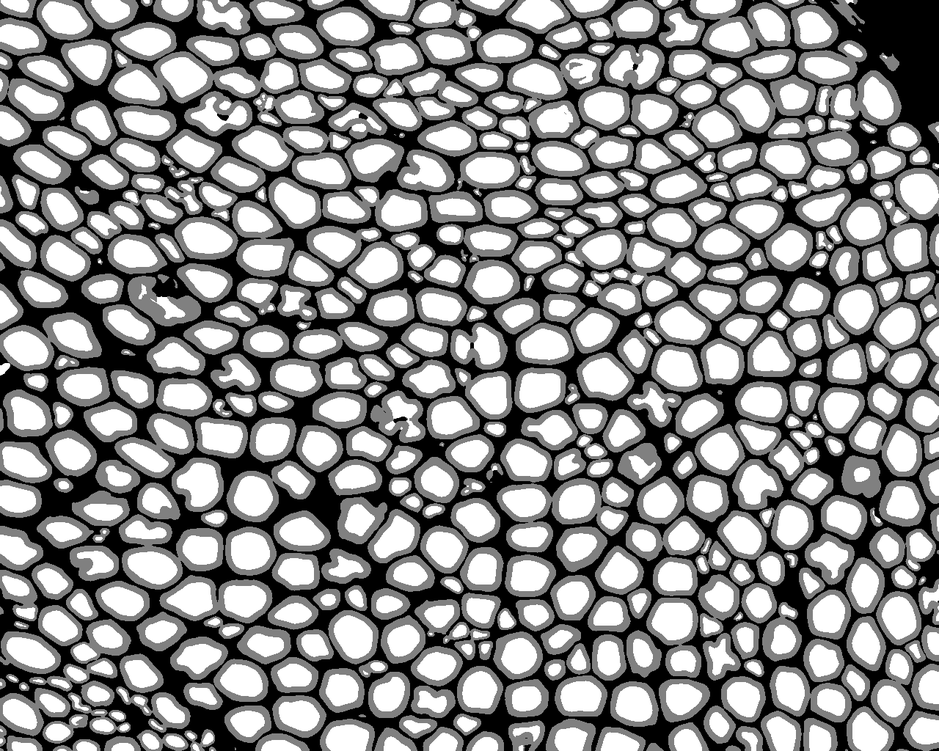
#> input picture Charles Image DA Seg/Segmented/21G-20_40X_15_0007.tif, 939 x 751 px, shrunk from 1280 x 1024 before the run, found by its file name
$ jupyter execute morphometrics.ipynb
#> lines starting #> are read from the running program, lines starting #| are printed output that depends on the picture; after the words box and inside, x2 and y2 are one past the last pixel; in counts of white or black regions, pixels touching at a corner belong together
[cell 1]
import matplotlib.pyplot as plt
import numpy as np
from skimage import (
    color, feature, filters, measure, morphology, segmentation, util
)
import cv2
from skimage.filters import threshold_otsu
from skimage.segmentation import clear_border
from skimage.measure import label, regionprops, regionprops_table
from skimage.morphology import closing, square
from skimage.color import label2rgb
import plotly
import plotly.express as px
import plotly.graph_objects as go
import math
import pandas as pd
from napari_simpleitk_image_processing import threshold_otsu, touching_objects_labeling, gaussian_blur
from pyclesperanto_prototype import imshow
from skimage.segmentation import watershed
from skimage.feature import peak_local_max
from scipy import ndimage as ndi
from skimage.feature import canny
from skimage.filters import rank

[cell 2]
img_path = r"D:\Research\Isaacs Lab\DeepAxon\Charles Image DA Seg\Segmented\21G-20_40X_15_0007.tif"
img = cv2.imread(img_path)
#> img is the input picture: shape (751, 939, 3); min 0, max 255, mean 141.3
img = cv2.cvtColor(img, cv2.COLOR_BGR2GRAY)
#> img: shape (751, 939)
plt.imshow(img)

[cell 3]
axon = cv2.inRange(img, 200, 256)
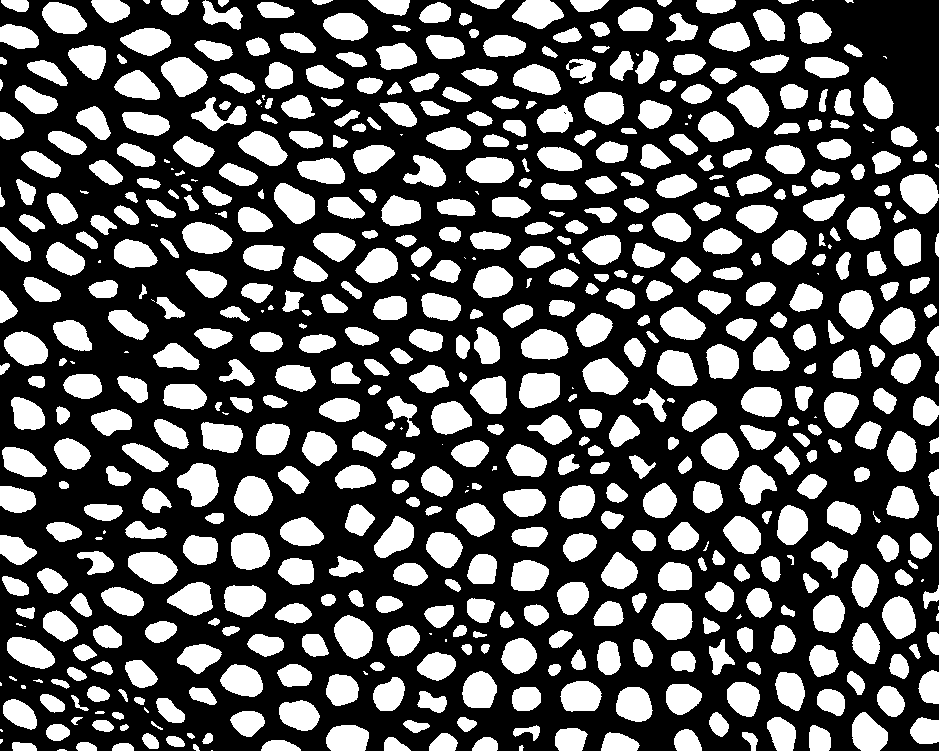
#> axon: shape (751, 939); 35.5% white; 596 white regions (52 under 20 px), largest, box (x1, y1, x2, y2) and area: (177, 463, 219, 507) 1234, (334, 615, 373, 659) 1232, (161, 57, 208, 97) 1227
myelin = cv2.inRange(img, 1, 256)
#> myelin: shape (751, 939); 84.3% white; 1838 black regions (1709 under 20 px), largest, box (x1, y1, x2, y2) and area: (0, 0, 880, 751) 53160, (111, 0, 939, 215) 15398, (324, 426, 939, 751) 13269

[cell 4]
distance = ndi.distance_transform_edt(axon)
local_max_coords = feature.peak_local_max(distance, min_distance=7)
#> local_max_coords = 571 pairs, first value 9 to 743, second value 10 to 930
local_max_mask = np.zeros(distance.shape, dtype=bool)
local_max_mask[tuple(local_max_coords.T)] = True
markers = label(local_max_mask)
segmented_cells = watershed(-distance, markers, mask=axon)
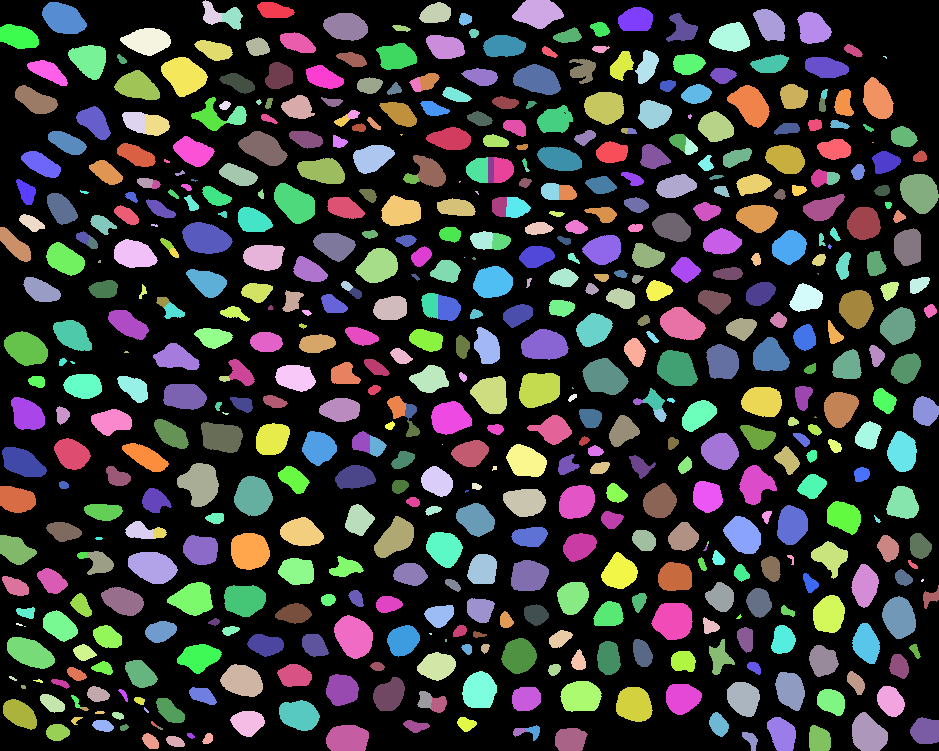
#> segmented_cells: shape (751, 939) int32; 572 distinct labels, from 0 to 571; one colour per label, 0 black

[cell 5]
plt.imshow(segmented_cells)

[cell 6]
segmented_cells.max()
#> Out = 571

[cell 7]
def get_labels(img):
    distance = ndi.distance_transform_edt(img)
    coords = peak_local_max(distance, footprint=np.ones((50, 50)), labels=img)
    mask = np.zeros(distance.shape, dtype=bool)
    mask[tuple(coords.T)] = True
    markers, _ = ndi.label(mask)
    labels = watershed(-distance, markers, mask=img)
    return labels

[cell 8]
distance = ndi.distance_transform_edt(myelin)
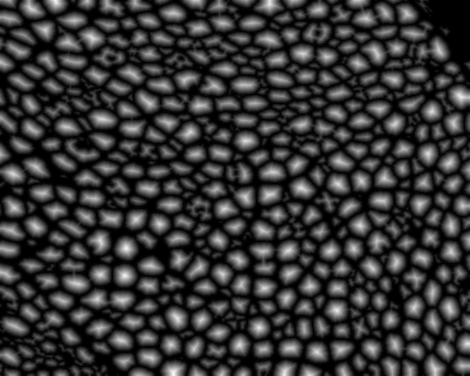
#> distance: shape (751, 939) float64 (shown at 1/2 size); min 0, max 25.5, mean 5.4; drawn with min black and max white
coords = peak_local_max(distance, footprint=np.ones((50,50)), labels=myelin)
#> coords = 478 pairs, first value 1 to 749, second value 1 to 937
mask = np.zeros(distance.shape, dtype=bool)
mask[tuple(coords.T)] = True
markers, _ = ndi.label(mask)
labels = watershed(-distance, markers, mask=myelin)
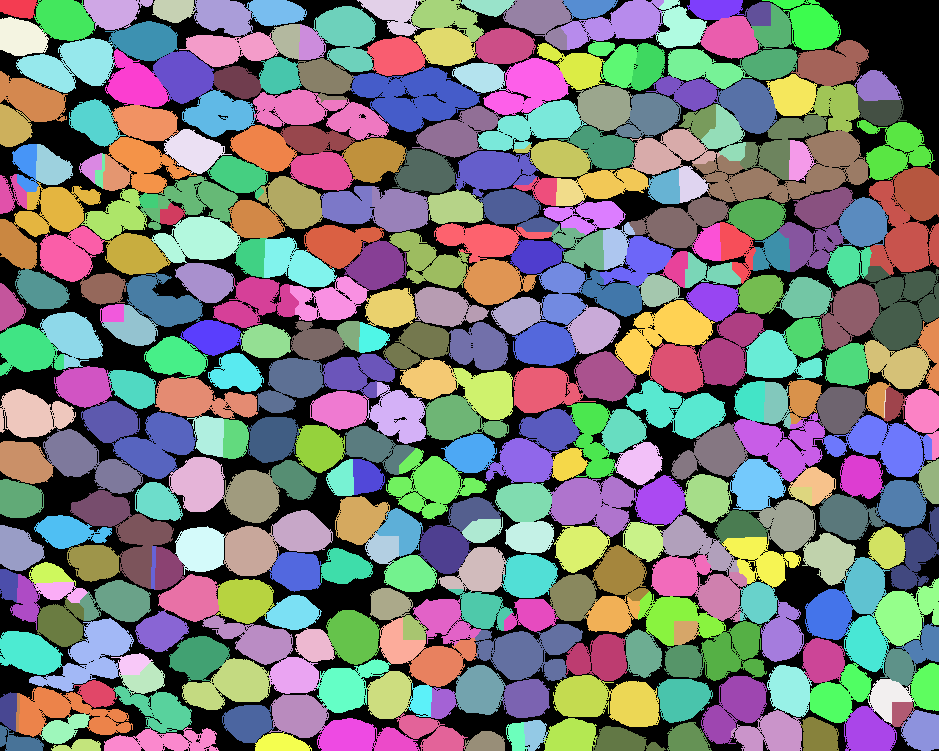
#> labels: shape (751, 939) int32; 348 distinct labels, from 0 to 347; one colour per label, 0 black
print(labels.max())
#| 347

fig, axes = plt.subplots(ncols=3, figsize=(9, 3), sharex=True, sharey=True)
ax = axes.ravel()

ax[0].imshow(myelin, cmap=plt.cm.gray)
ax[0].set_title('Overlapping objects')
ax[1].imshow(-distance, cmap=plt.cm.gray)
ax[1].set_title('Distances')
ax[2].imshow(labels, cmap=plt.cm.nipy_spectral)
ax[2].set_title('Separated objects')

for a in ax:
    a.set_axis_off()

fig.tight_layout()
plt.show()
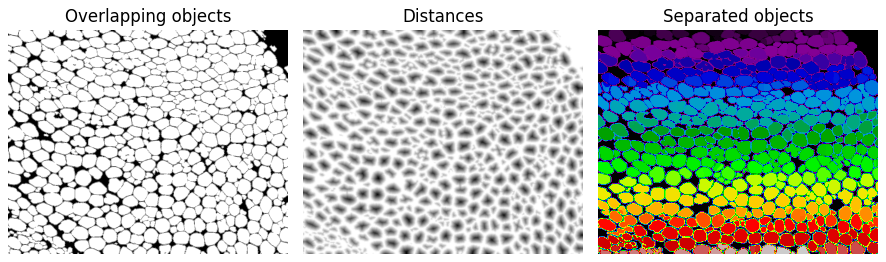
#> figure drawn by matplotlib, 3 panels

[cell 9]
# axon_touch_label = touching_objects_labeling(axon)
axon_label = get_labels(axon)
#> in get_labels, `coords = peak_local_max(distance, footprint=np.ones((50, 50)), labels=..`: coords = 577 pairs, first value 1 to 749, second value 1 to 937
#> in get_labels, `labels = watershed(-distance, markers, mask=img)`:
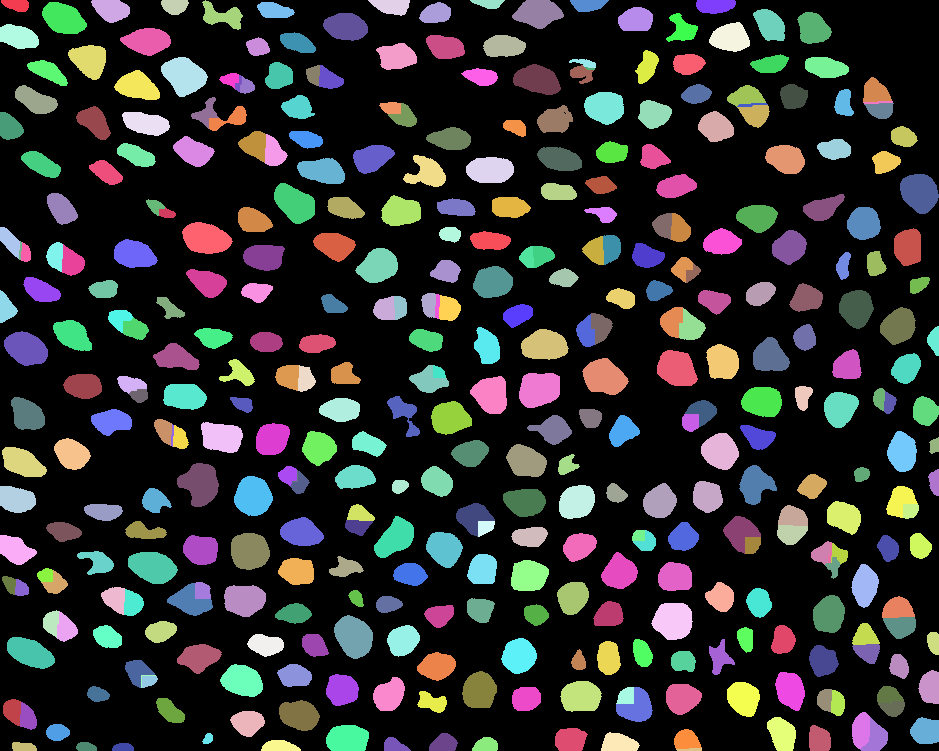
#> labels: shape (751, 939) int32; 376 distinct labels, from 0 to 375; one colour per label, 0 black
axon_props = regionprops_table(axon_label,properties=('label', 'centroid', 'area', 'axis_major_length', 'eccentricity', 'orientation', 'perimeter', 'solidity'))
#> axon_props = 9 items
axon_df = pd.DataFrame.from_dict(axon_props)
#> axon_df = table of 375 rows and 9 columns

# myelin_touch_label = touching_objects_labeling(myelin)
myelin_label = get_labels(myelin)
myelin_props = regionprops_table(myelin_label, properties=('label', 'bbox', 'area', 'axis_major_length', 'perimeter'))
#> myelin_props = 8 items
myelin_df = pd.DataFrame.from_dict(myelin_props)
#> myelin_df = table of 347 rows and 8 columns

[cell 10]
columns = {'label':[],
               'x':[],
               'y':[],
               'axon_area':[],
               'axon_perimeter':[],
               'axon_diam':[],
               'myelin_area':[],
               'myelin_thickness':[],
               'myelin_perimeter':[],
               'eccentricity':[],
               'orientation':[],
               'solidity':[],
               'gratio':[]}
morph_df = pd.DataFrame(columns)

[cell 11]
'''
   0        1        2        3
min_row, min_col, max_row, max_col
'''

[cell 12]
x, y = (0,121)
myelin_df[((myelin_df['bbox-0'] <= x) & (myelin_df['bbox-2'] >= x)) & ((myelin_df['bbox-1'] <= y) & (myelin_df['bbox-3'] >= y))]
#> Out = table of 1 rows and 8 columns

[cell 13]
def contains(arr, target):
    return any(np.array_equal(sub_arr, target) for sub_arr in arr)

[cell 14]
def get_myelin_row(myelin_df, x, y):
    x = int(x)
    y = int(y)
    return myelin_df[((myelin_df['bbox-0'] <= x) & (myelin_df['bbox-2'] >= x)) & ((myelin_df['bbox-1'] <= y) & (myelin_df['bbox-3'] >= y))]

[cell 15]
for index, row in axon_df.iterrows():
    label = row['label']
    x = row['centroid-0']
    y = row['centroid-1']
    axon_area = row['area']
    axon_perimeter = row['perimeter']
    axon_diam = row['axis_major_length']
    eccentricity = row['eccentricity']
    orientation = row['orientation']
    solidity = row['solidity']
    myelin_row = get_myelin_row(myelin_df, x, y)
    myelin_area = myelin_row['area'] - axon_area
    myelin_thickness = myelin_row['axis_major_length'] - axon_diam
    myelin_perimeter = myelin_row['perimeter']
    gratio = axon_diam / myelin_row['axis_major_length']

    new_dict = {'label':label,
               'x':x,
               'y':y,
               'axon_area':axon_area,
               'axon_perimeter':axon_perimeter,
               'axon_diam':axon_diam,
               'myelin_area':myelin_area,
               'myelin_thickness':myelin_thickness,
               'myelin_perimeter':myelin_perimeter,
               'eccentricity':eccentricity,
               'orientation':orientation,
               'solidity':solidity,
               'gratio':gratio}
    new_df = pd.DataFrame(new_dict)

    morph_df = pd.concat([morph_df,new_df], ignore_index=True)
#> this loop made 375 passes
#> (axon_area, axon_perimeter, axon_diam, eccentricity, orientation, solidity) on passes 2 to 4: (645, 101.3, 38.21, 0.812, 1.36, 0.974), (327, 71.46, 27.76, 0.823, 1.57, 0.97), (471, 99.7, 40.71, 0.921, 1.47, 0.961)

[cell 16]
morph_df
#> Out = table of 437 rows and 13 columns

[cell 17]
total_axon_area = morph_df['axon_area'].sum()
total_myelin_area = morph_df['myelin_area'].sum()
total_area = img.size

avf = total_axon_area / total_area
mvf = total_myelin_area / total_area

agg_gratio = math.sqrt(1 / (1 + (mvf/avf)))

[cell 18]
agg_gratio
#> Out = 0.554

$ run again, with Charles Image DA Seg/Segmented/21G-20_40X_15_0003.tif copied over Charles Image DA Seg/Segmented/21G-20_40X_15_0007.tif
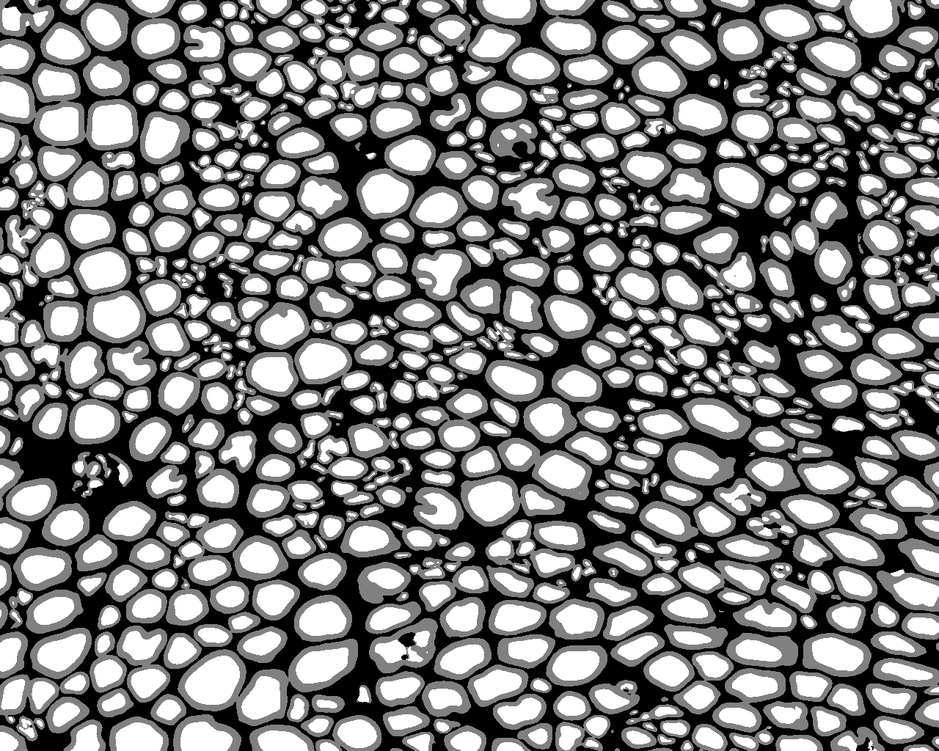
#> input picture Charles Image DA Seg/Segmented/21G-20_40X_15_0003.tif, 939 x 751 px, shrunk from 1280 x 1024 before the run, found by its file name
#> img is the input picture: shape (751, 939, 3); min 0, max 255, mean 127.8
#> img: shape (751, 939)
#> axon: shape (751, 939); 31.2% white; 893 white regions (176 under 20 px), largest, box (x1, y1, x2, y2) and area: (185, 656, 240, 705) 1955, (93, 296, 140, 338) 1503, (92, 104, 133, 145) 1454
#> myelin: shape (751, 939); 79.6% white; 1821 black regions (1711 under 20 px), largest, box (x1, y1, x2, y2) and area: (0, 0, 939, 751) 121156, (25, 656, 299, 751) 2781, (753, 30, 856, 121) 1411
#> local_max_coords = 835 pairs, first value 7 to 743, second value 7 to 931
#> `segmented_cells = watershed(-distance, markers, mask=axon)`:
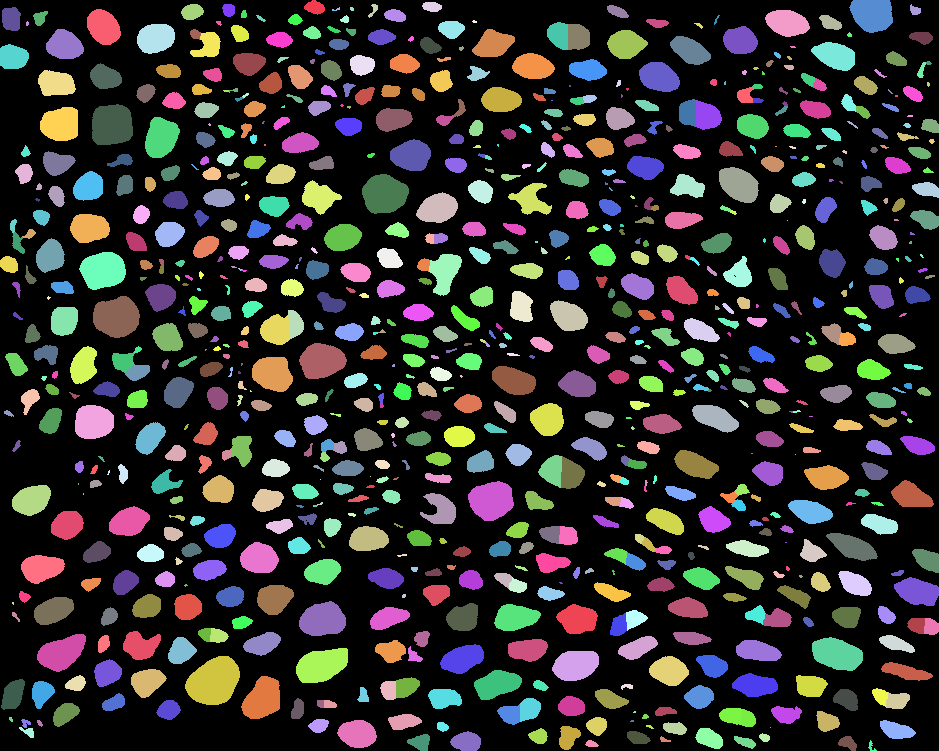
#> segmented_cells: shape (751, 939) int32; 836 distinct labels, from 0 to 835; one colour per label, 0 black
#> `segmented_cells.max()`: Out = 835
#> `coords = peak_local_max(distance, footprint=np.ones((50,50)), labels=m..`: coords = 422 pairs, first value 1 to 749, second value 1 to 937
#| 310
#> in get_labels, `coords = peak_local_max(distance, footprint=np.ones((50, 50)), labels=..`: coords = 565 pairs, first value 1 to 749, second value 1 to 937
#> in get_labels, `labels = watershed(-distance, markers, mask=img)`:
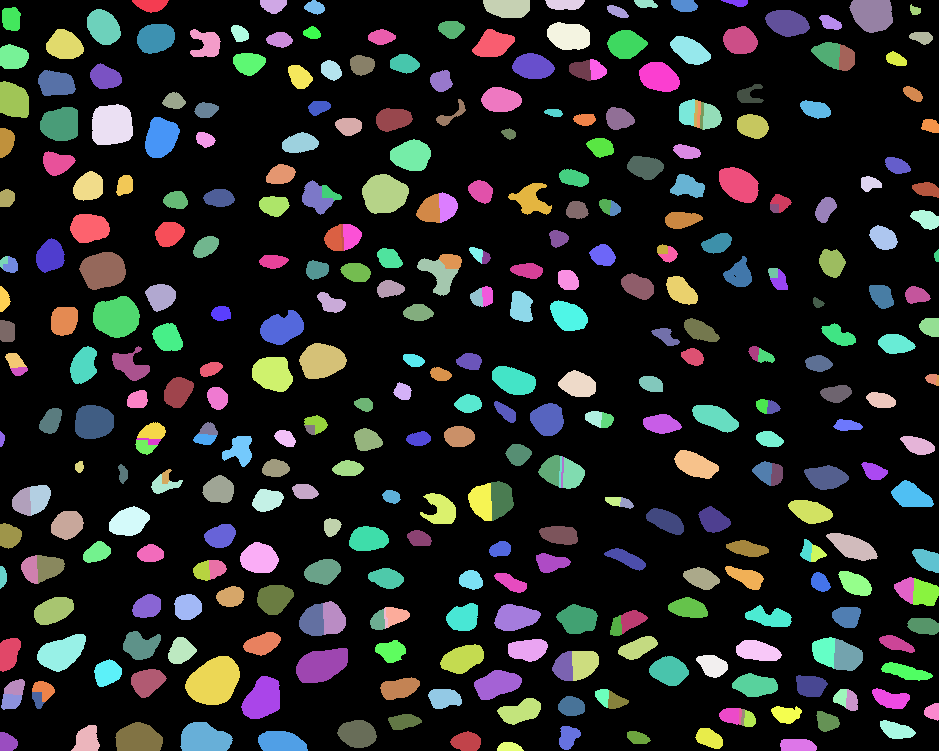
#> labels: shape (751, 939) int32; 361 distinct labels, from 0 to 360; one colour per label, 0 black
#> axon_props = 9 items
#> axon_df = table of 360 rows and 9 columns
#> myelin_props = 8 items
#> myelin_df = table of 310 rows and 8 columns
#> `myelin_df[((myelin_df['bbox-0'] <= x) & (myelin_df['bbox-2'] >= x)) & ..`: Out = table of 0 rows and 8 columns
#> the loop `for index, row in axon_df.iterrows():` made 360 passes
#> (axon_area, axon_perimeter, axon_diam, eccentricity, orientation, solidity) on passes 2 to 4: (286, 69.21, 27.16, 0.849, 1.57, 0.963), (729, 116, 49.59, 0.92, 1.52, 0.985), (335, 89.01, 40.86, 0.964, -1.57, 0.968)
#> `morph_df`: Out = table of 434 rows and 13 columns
#> `agg_gratio`: Out = 0.467
